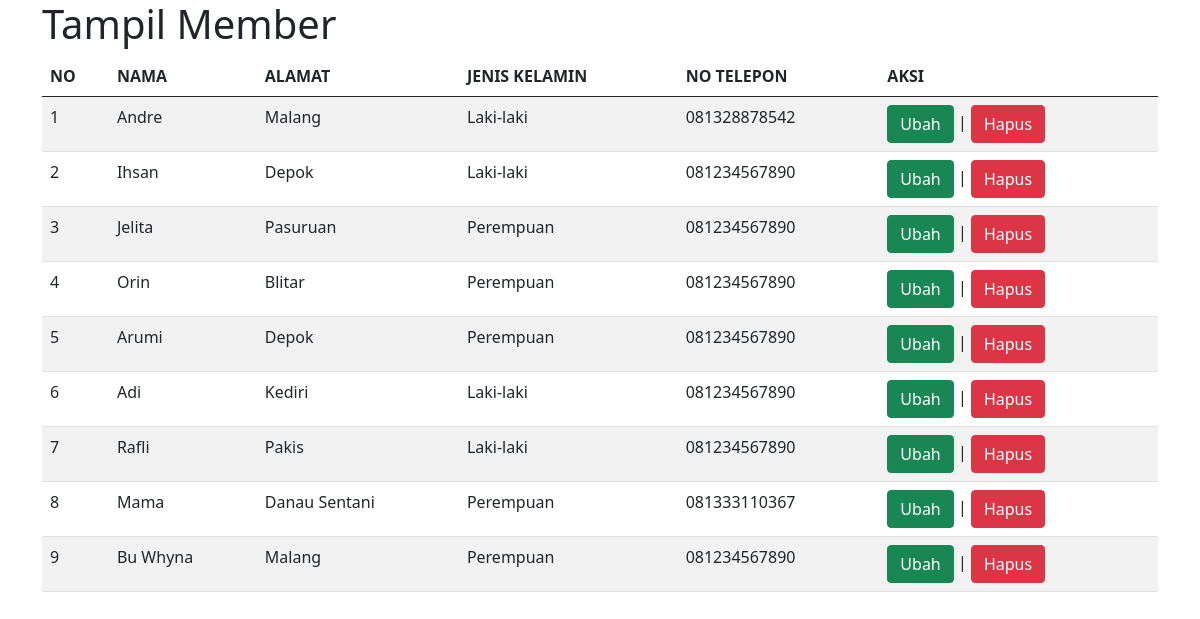
The page /kasir/tampil_member.php on the database its author committed.
### tables this page shows
CREATE TABLE `member` (
  `id_member` int(11) NOT NULL,
  `nama` varchar(100) NOT NULL,
  `alamat` text NOT NULL,
  `jenis_kelamin` enum('Laki-laki','Perempuan') NOT NULL,
  `tlp` varchar(15) NOT NULL
);

### kasir/tampil_member.php (the view, shortened to what this page needs)
<!DOCTYPE html>
<html lang="en">
<head>
  <link href="https://cdn.jsdelivr.net/npm/bootstrap@5.0.2/dist/css/bootstrap.min.css" rel="stylesheet">
</head>
<body>
  <div class="container">
    <h1>Tampil Member</h1>
    <table class="table table-hover table-striped">
      <thead>
        <tr>
          <th>NO</th>
          <th>NAMA</th>
          <th>ALAMAT</th>
          <th>JENIS KELAMIN</th>
          <th>NO TELEPON</th>
          <th>AKSI</th>
        </tr>
      </thead>
      <tbody>
        <?php
        include "../koneksi.php";
        $qry_member = mysqli_query($conn, "select * from member");
        $no = 0;
        while ($data_member = mysqli_fetch_array($qry_member)) {
          $no++; ?>
          <tr>
            <td><?= $no ?></td>
            <td><?= $data_member['nama'] ?></td>
            <td><?= $data_member['alamat'] ?></td>
            <td><?= $data_member['jenis_kelamin'] ?></td>
            <td><?= $data_member['tlp'] ?></td>
            <td>
              <a href="./ubah_member.php?id_member=<?= $data_member['id_member'] ?>" class="btn btn-success">Ubah</a> |
              <a href="hapus_member.php?id_member=<?= $data_member['id_member'] ?>" onclick="return confirm('Apakah anda yakin menghapus data ini?')" class="btn btn-danger">Hapus</a>
            </td>
          </tr>
        <?php
        }
        ?>
      </tbody>
    </table>
  </div>
</body>
</html>

### rows shown on the page
member: nama "Andre", alamat "Malang", jenis_kelamin "Laki-laki", tlp "081328878542"
member: nama "Ihsan", alamat "Depok", jenis_kelamin "Laki-laki", tlp "081234567890"
member: nama "Jelita", alamat "Pasuruan", jenis_kelamin "Perempuan", tlp "081234567890"
member: nama "Orin", alamat "Blitar", jenis_kelamin "Perempuan", tlp "081234567890"
member: nama "Arumi", alamat "Depok", jenis_kelamin "Perempuan", tlp "081234567890"
member: nama "Adi", alamat "Kediri", jenis_kelamin "Laki-laki", tlp "081234567890"
member: nama "Rafli", alamat "Pakis", jenis_kelamin "Laki-laki", tlp "081234567890"
member: nama "Mama", alamat "Danau Sentani", jenis_kelamin "Perempuan", tlp "081333110367"
member: nama "Bu Whyna", alamat "Malang", jenis_kelamin "Perempuan", tlp "081234567890"
